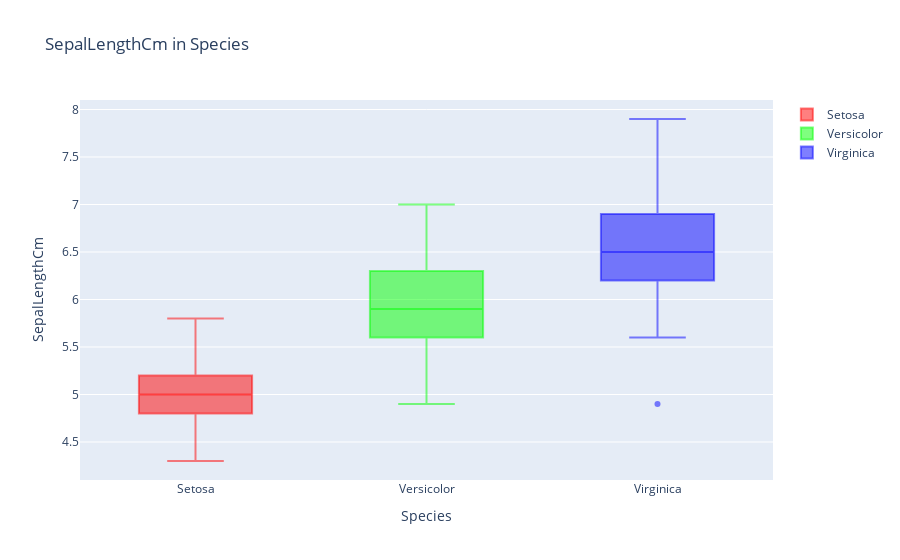

This figure's notebook cell:
### Markdown cell above
### 1.SepalLengthCm

### Code cell
# Assuming df_setosa, df_versicolor, and df_virginica are DataFrames with your data

# Create boxplot traces for each species
trace_setosa = go.Box(y=df_setosa['SepalLengthCm'], name='Setosa', marker=dict(color='rgba(255,0,0,0.5)'))
trace_versicolor = go.Box(y=df_versicolor['SepalLengthCm'], name='Versicolor', marker=dict(color='rgba(0,255,0,0.5)'))
trace_virginica = go.Box(y=df_virginica['SepalLengthCm'], name='Virginica', marker=dict(color='rgba(0,0,255,0.5)'))

# Create a layout
layout = go.Layout(
    title='SepalLengthCm in Species',
    xaxis=dict(title='Species'),
    yaxis=dict(title='SepalLengthCm')
)

# Create a figure and add traces
fig = go.Figure(data=[trace_setosa, trace_versicolor, trace_virginica], layout=layout)

# Show the figure
fig.show()

### Figure 1 — Plotly figure (JSON) as saved in the notebook; plotly's stock layout.template omitted (floating-point values rounded to 4 significant figures)
{"data": [{"marker": {"color": "rgba(255,0,0,0.5)"}, "name": "Setosa", "type": "box", "y": [5.1, 4.9, 4.7, 4.6, 5, 5.4, 4.6, 5, 4.4, 4.9, 5.4, 4.8, 4.8, 4.3, 5.8, 5.7, 5.4, 5.1, 5.7, 5.1, 5.4, 5.1, 4.6, 5.1, 4.8, 5, 5, 5.2, 5.2, 4.7, 4.8, 5.4, 5.2, 5.5, 4.9, 5, 5.5, 4.9, 4.4, 5.1, 5, 4.5, 4.4, 5, 5.1, 4.8, 5.1, 4.6, 5.3, 5]}, {"marker": {"color": "rgba(0,255,0,0.5)"}, "name": "Versicolor", "type": "box", "y": [7, 6.4, 6.9, 5.5, 6.5, 5.7, 6.3, 4.9, 6.6, 5.2, 5, 5.9, 6, 6.1, 5.6, 6.7, 5.6, 5.8, 6.2, 5.6, 5.9, 6.1, 6.3, 6.1, 6.4, 6.6, 6.8, 6.7, 6, 5.7, 5.5, 5.5, 5.8, 6, 5.4, 6, 6.7, 6.3, 5.6, 5.5, 5.5, 6.1, 5.8, 5, 5.6, 5.7, 5.7, 6.2, 5.1, 5.7]}, {"marker": {"color": "rgba(0,0,255,0.5)"}, "name": "Virginica", "type": "box", "y": [6.3, 5.8, 7.1, 6.3, 6.5, 7.6, 4.9, 7.3, 6.7, 7.2, 6.5, 6.4, 6.8, 5.7, 5.8, 6.4, 6.5, 7.7, 7.7, 6, 6.9, 5.6, 7.7, 6.3, 6.7, 7.2, 6.2, 6.1, 6.4, 7.2, 7.4, 7.9, 6.4, 6.3, 6.1, 7.7, 6.3, 6.4, 6, 6.9, 6.7, 6.9, 5.8, 6.8, 6.7, 6.7, 6.3, 6.5, 6.2, 5.9]}], "layout": {"autosize": true, "title": {"text": "SepalLengthCm in Species"}, "xaxis": {"autorange": true, "range": [-0.5, 2.5], "title": {"text": "Species"}, "type": "category"}, "yaxis": {"autorange": true, "range": [4.1, 8.1], "title": {"text": "SepalLengthCm"}, "type": "linear"}}}
